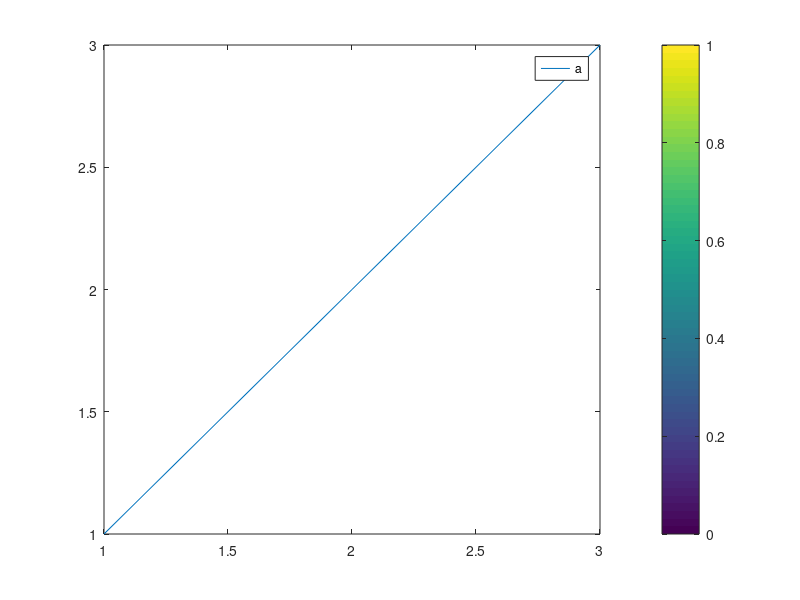

MATLAB code to generate this figure: (Note: this script raises an error after producing the figure.)
%=============================================================================
% Copyright (c) 2016-present Allan CORNET (Nelson)
%=============================================================================
% This file is part of Nelson.
%=============================================================================
% LICENCE_BLOCK_BEGIN
% SPDX-License-Identifier: LGPL-3.0-or-later
% LICENCE_BLOCK_END
%=============================================================================
% <--ADV-CLI MODE-->
%=============================================================================
% Legend and colorbar FontSize is 0.9 x the axes FontSize in auto mode.
f = figure('Visible', 'off', 'Units', 'pixels', 'Position', [100 100 500 400]);
ax = axes(f);
plot(ax, 1:3);
l = legend(ax, 'a');
c = colorbar(ax);
drawnow();
assert_isequal(ax.FontSize, 10);
assert_isapprox(l.FontSize, 9, 1e-12);
assert_isequal(l.FontSizeMode, 'auto');
assert_isapprox(c.FontSize, 9, 1e-12);
assert_isequal(c.FontSizeMode, 'auto');
%=============================================================================
% Axes FontSize set: both follow, without drawnow too.
ax.FontSize = 12;
assert_isapprox(l.FontSize, 10.8, 1e-12);
assert_isapprox(c.FontSize, 10.8, 1e-12);
drawnow();
assert_isapprox(l.FontSize, 10.8, 1e-12);
assert_isequal(l.FontSizeMode, 'auto');
assert_isapprox(c.FontSize, 10.8, 1e-12);
%=============================================================================
% Axes back to auto, then shrunk by a resize, then grown again.
ax.FontSizeMode = 'auto';
drawnow();
assert_isapprox(l.FontSize, 9, 1e-12);
f.Position = [100 100 160 140];
drawnow();
assert_isequal(ax.FontSize, 8);
assert_isapprox(l.FontSize, 7.2, 1e-12);
assert_isapprox(c.FontSize, 7.2, 1e-12);
f.Position = [100 100 500 400];
drawnow();
assert_isequal(ax.FontSize, 10);
assert_isapprox(l.FontSize, 9, 1e-12);
assert_isapprox(c.FontSize, 9, 1e-12);
%=============================================================================
% A FontSize set on the legend switches it to manual; FontSizeMode auto restores it.
l.FontSize = 11;
drawnow();
assert_isequal(l.FontSizeMode, 'manual');
ax.FontSize = 14;
drawnow();
assert_isequal(l.FontSize, 11);
assert_isapprox(c.FontSize, 12.6, 1e-12);
l.FontSizeMode = 'auto';
drawnow();
assert_isapprox(l.FontSize, 12.6, 1e-12);
c.FontSize = 5;
ax.FontSize = 20;
drawnow();
assert_isequal(c.FontSize, 5);
assert_isequal(c.FontSizeMode, 'manual');
set(c, 'FontSizeMode', 'auto');
drawnow();
assert_isapprox(c.FontSize, 18, 1e-12);
assert_isequal(get(c, 'FontSizeMode'), 'auto');
close(f);
%=============================================================================
% FontSize given at creation is manual.
f = figure('Visible', 'off');
ax = axes(f);
plot(ax, 1:3);
l = legend(ax, 'a', 'FontSize', 13);
c = colorbar(ax, 'FontSize', 6);
drawnow();
assert_isequal(l.FontSizeMode, 'manual');
assert_isequal(c.FontSizeMode, 'manual');
ax.FontSize = 20;
drawnow();
assert_isequal(l.FontSize, 13);
assert_isequal(c.FontSize, 6);
close(f);
%=============================================================================
% Created after the axes FontSize changed: legend title and colorbar label follow.
f = figure('Visible', 'off');
ax = axes(f);
plot(ax, 1:3);
ax.FontSize = 16;
l = legend(ax, 'a');
assert_isapprox(l.FontSize, 14.4, 1e-12);
set(l.Title, 'String', 'T');
c = colorbar(ax);
set(c.Label, 'String', 'L');
drawnow();
assert_isapprox(l.Title.FontSize, 14.4, 1e-12);
assert_isapprox(c.Label.FontSize, 14.4, 1e-12);
ax.FontSize = 11.3;
drawnow();
assert_isapprox(l.FontSize, 10.17, 1e-12);
assert_isapprox(c.FontSize, 10.17, 1e-12);
close(f);
%=============================================================================
% Bubble legend follows the same rule.
f = figure('Visible', 'off');
ax = axes(f);
bubblechart(ax, 1:3, 1:3, [1 5 9]);
b = bubblelegend(ax);
drawnow();
assert_isapprox(b.FontSize, 9, 1e-12);
assert_isequal(b.FontSizeMode, 'auto');
ax.FontSize = 14;
drawnow();
assert_isapprox(b.FontSize, 12.6, 1e-12);
b.FontSize = 7;
ax.FontSize = 10;
drawnow();
assert_isequal(b.FontSize, 7);
assert_isequal(b.FontSizeMode, 'manual');
close(f);
%=============================================================================
% A resize keeps the axes PositionConstraint: an outside legend does not shrink the font.
f = figure('Visible', 'off', 'Units', 'pixels', 'Position', [100 100 480 420]);
ax = axes(f);
plot(ax, 1:10);
drawnow();
f.Position = [100 100 300 300];
drawnow();
assert_isequal(ax.PositionConstraint, 'outerposition');
assert_isequal(ax.FontSize, 9.5);
l = legend(ax, 'G1', 'Location', 'northeastoutside');
drawnow();
assert_isequal(ax.FontSize, 9.5);
assert_isapprox(l.FontSize, 8.55, 1e-12);
c = colorbar(ax);
delete(l);
drawnow();
assert_isequal(ax.FontSize, 9.5);
assert_isapprox(c.FontSize, 8.55, 1e-12);
close(f);
%=============================================================================
% Tiled layout axes shrink to 9: their colorbars follow.
f = figure('Visible', 'off', 'Units', 'pixels', 'Position', [100 100 560 420]);
t = tiledlayout(f, 2, 2);
a = nexttile(t);
surf(a, peaks(10));
c = colorbar(a);
drawnow();
assert_isequal(a.FontSize, 9);
assert_isapprox(c.FontSize, 8.1, 1e-12);
close(f);
%=============================================================================
